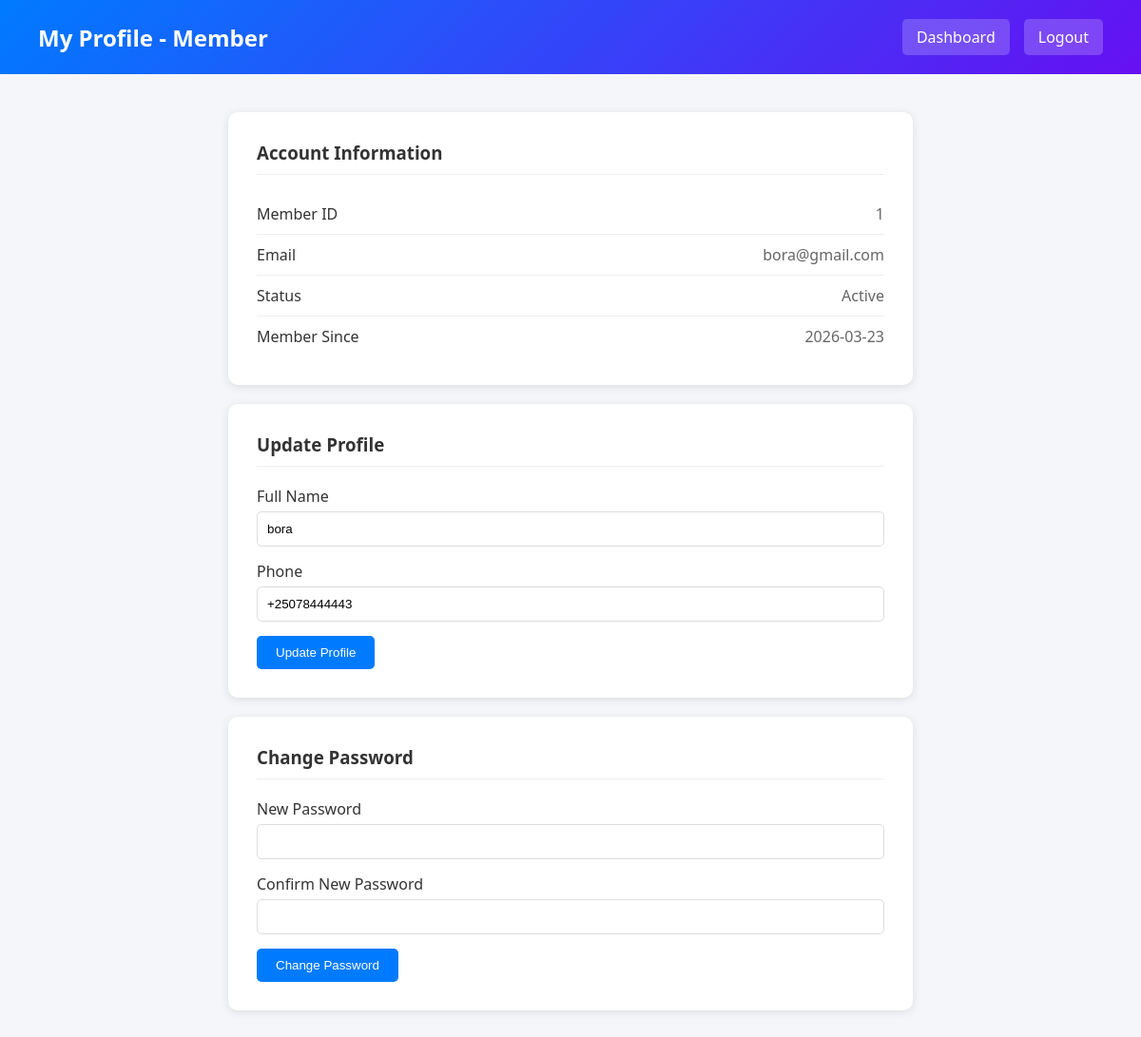
Screenshot of /member_profile.php (signed in) with the database file from the repository.
### tables this page shows
CREATE TABLE `members` (
  `member_id` int(11) NOT NULL,
  `name` varchar(100) NOT NULL,
  `email` varchar(100) NOT NULL,
  `phone` varchar(20) NOT NULL,
  `password` varchar(255) NOT NULL,
  `status` enum('active','inactive') DEFAULT 'active',
  `created_at` timestamp NOT NULL DEFAULT current_timestamp()
);

### member_profile.php (the view, shortened to what this page needs)
<?php
require_once 'config.php';
$member_id = getUserId();
$stmt = $pdo->prepare("SELECT * FROM members WHERE member_id = ?");
$stmt->execute([$member_id]);
$member = $stmt->fetch();
?>
<!DOCTYPE html>
<html lang="en">
<head>
</head>
<body>
    <div class="header">
        <h1>My Profile - Member</h1>
        <div class="nav-links">
            <a href="member_dashboard.php">Dashboard</a>
            <a href="logout.php">Logout</a>
        </div>
    </div>
    <div class="container">
        <div class="profile-card">
            <h3>Account Information</h3>
            <div class="info-row">
                <span class="info-label">Member ID</span>
                <span class="info-value"><?php echo $member['member_id']; ?></span>
            </div>
            <div class="info-row">
                <span class="info-label">Email</span>
                <span class="info-value"><?php echo htmlspecialchars($member['email']); ?></span>
            </div>
            <div class="info-row">
                <span class="info-label">Status</span>
                <span class="info-value"><?php echo ucfirst($member['status']); ?></span>
            </div>
            <div class="info-row">
                <span class="info-label">Member Since</span>
                <span class="info-value"><?php echo date('Y-m-d', strtotime($member['created_at'])); ?></span>
            </div>
        </div>
        <div class="profile-card">
            <h3>Update Profile</h3>
            <form method="POST">
                <div class="form-group">
                    <label>Full Name</label>
                    <input type="text" name="name" value="<?php echo htmlspecialchars($member['name']); ?>" required>
                </div>
                <div class="form-group">
                    <label>Phone</label>
                    <input type="text" name="phone" value="<?php echo htmlspecialchars($member['phone']); ?>" required>
                </div>
                <button type="submit" class="btn">Update Profile</button>
            </form>
        </div>
        <div class="profile-card">
            <h3>Change Password</h3>
            <form method="POST">
                <div class="form-group">
                    <label>New Password</label>
                    <input type="password" name="new_password" required minlength="6">
                </div>
                <div class="form-group">
                    <label>Confirm New Password</label>
                    <input type="password" name="confirm_password" required>
                </div>
                <button type="submit" class="btn">Change Password</button>
            </form>
        </div>
    </div>
</body>
</html>

### member_profile.php (style rules this page uses)
* { margin: 0; padding: 0; box-sizing: border-box; }
body { font-family: 'Segoe UI', Tahoma, Geneva, Verdana, sans-serif; background: #f4f6f9; }
.header { background: linear-gradient(135deg, #007bff 0%, #6610f2 100%); color: white; padding: 20px 40px; display: flex; justify-content: space-between; align-items: center; }
.header h1 { font-size: 24px; }
.nav-links { display: flex; gap: 15px; }
.nav-links a { color: white; text-decoration: none; padding: 8px 15px; background: rgba(255,255,255,0.2); border-radius: 5px; }
.container { padding: 40px; max-width: 800px; margin: 0 auto; }
.profile-card { background: white; padding: 30px; border-radius: 10px; box-shadow: 0 2px 10px rgba(0,0,0,0.1); margin-bottom: 20px; }
.profile-card h3 { margin-bottom: 20px; color: #333; border-bottom: 1px solid #eee; padding-bottom: 10px; }
.info-row { display: flex; justify-content: space-between; padding: 10px 0; border-bottom: 1px solid #eee; }
.info-row:last-child { border-bottom: none; }
.info-label { font-weight: 500; color: #333; }
.info-value { color: #666; }
.form-group { margin-bottom: 15px; }
.form-group label { display: block; margin-bottom: 5px; color: #333; font-weight: 500; }
.form-group input { width: 100%; padding: 10px; border: 1px solid #ddd; border-radius: 5px; }
.btn { padding: 10px 20px; background: #007bff; color: white; border: none; border-radius: 5px; cursor: pointer; }

### rows the page displays
members: member_id "1", email "bora@gmail.com", status "Active", created_at "2026-03-23", name "bora", phone "+25078444443"
